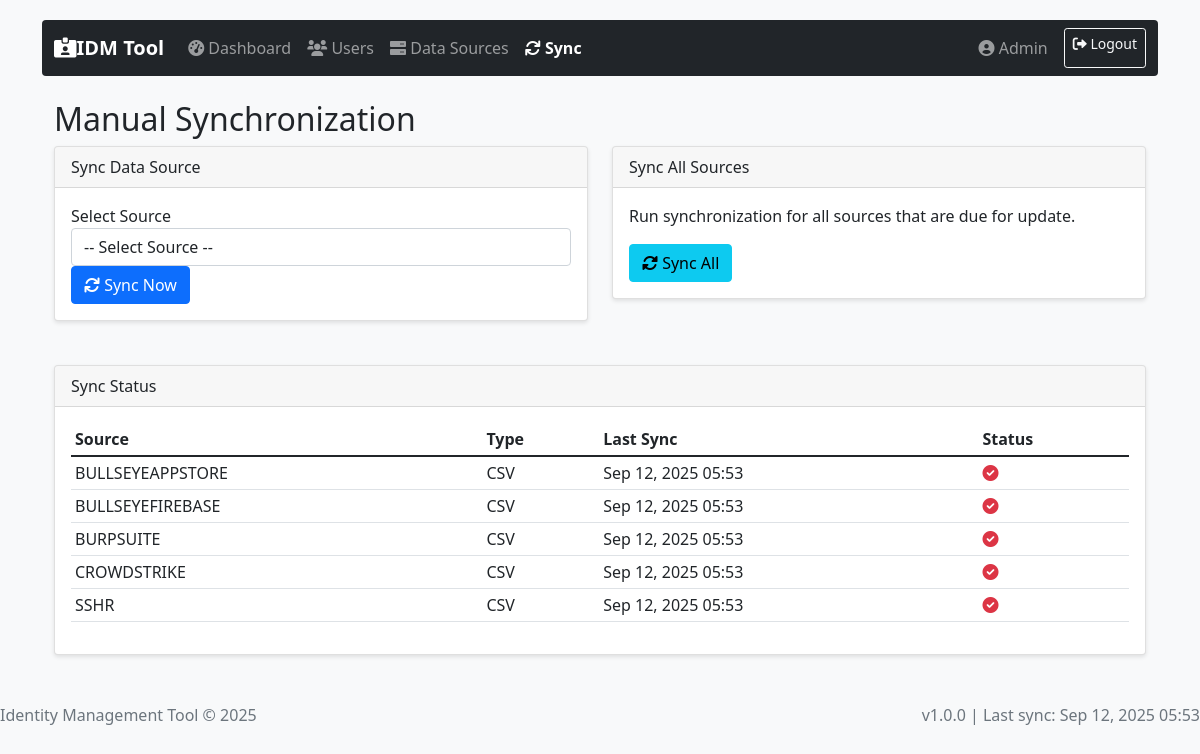
Screenshot of /sync.php with the database file from the repository.
### tables this page shows
CREATE TABLE `account_sources` (
  `id` int(11) NOT NULL AUTO_INCREMENT,
  `name` varchar(100) NOT NULL,
  `type` enum('LDAP','CSV','Database','Unix','XML','API') NOT NULL,
  `description` text DEFAULT NULL,
  `config` longtext DEFAULT NULL CHECK (json_valid(`config`)),
  `last_sync` timestamp NULL DEFAULT NULL,
  `created_at` timestamp NOT NULL DEFAULT current_timestamp(),
  `category` enum('Application','OS','Database') NOT NULL DEFAULT 'Application',
  `is_baseline` tinyint(1) DEFAULT 0,
  PRIMARY KEY (`id`)
);

### sync.php (the view, shortened to what this page needs)
<?php
require_once 'config/database.php';
$db = new PDO("mysql:host=$dbHost;dbname=$dbName", $dbUser, $dbPass);
$sources = $db->query("SELECT * FROM account_sources ORDER BY name")->fetchAll(PDO::FETCH_ASSOC);
include 'templates/header.php';
?>
<div class="container mt-4">
    <h2>Manual Synchronization</h2>
    <div class="row">
        <div class="col-md-6">
            <div class="card">
                <div class="card-header">
                    Sync Data Source
                </div>
                <div class="card-body">
                    <form method="POST">
                        <div class="form-group">
                            <label>Select Source</label>
                            <select name="source_id" class="form-control" required>
                                <option value="">-- Select Source --</option>
                            </select>
                        </div>
                        <button type="submit" name="sync_source" class="btn btn-primary">
                            <i class="fas fa-sync mr-2"></i> Sync Now
                        </button>
                    </form>
                </div>
            </div>
        </div>
        <div class="col-md-6">
            <div class="card">
                <div class="card-header">
                    Sync All Sources
                </div>
                <div class="card-body">
                    <p>Run synchronization for all sources that are due for update.</p>
                    <form method="POST" action="sync_all.php">
                        <button type="submit" name="sync_all" class="btn btn-info">
                            <i class="fas fa-sync-alt mr-2"></i> Sync All
                        </button>
                    </form>
                </div>
            </div>
        </div>
    </div>
    <div class="card mt-4">
        <div class="card-header">
            Sync Status
        </div>
        <div class="card-body">
            <table class="table table-sm">
                <thead>
                    <tr>
                        <th>Source</th>
                        <th>Type</th>
                        <th>Last Sync</th>
                        <th>Status</th>
                    </tr>
                </thead>
                <tbody>
                    <?php foreach ($sources as $source):
                        $syncStatus = 'Never run';
                        $statusClass = 'text-muted';
                        if ($source['last_sync']) {
                            $syncStatus = date('M j, Y H:i', strtotime($source['last_sync']));
                            $statusClass = 'text-success';
                            if (time() - strtotime($source['last_sync']) > 86400) {
                                $statusClass = 'text-warning';
                            }
                            if (time() - strtotime($source['last_sync']) > 604800) {
                                $statusClass = 'text-danger';
                            }
                        }
                    ?>
                    <tr>
                        <td><?= htmlspecialchars($source['name']) ?></td>
                        <td><?= htmlspecialchars($source['type']) ?></td>
                        <td><?= $syncStatus ?></td>
                        <td class="<?= $statusClass ?>">
                            <?php if ($source['last_sync']): ?>
                                <i class="fas fa-check-circle"></i>
                            <?php else: ?>
                                <i class="fas fa-exclamation-circle"></i>
                            <?php endif; ?>
                        </td>
                    </tr>
                    <?php endforeach; ?>
                </tbody>
            </table>
        </div>
    </div>
</div>
<?php include 'templates/footer.php'; ?>

### templates/header.php (style rules this page uses)
body { padding-top: 20px; background-color: #f8f9fa; }
.card { margin-bottom: 20px; box-shadow: 0 2px 4px rgba(0,0,0,.1); }

### rows the page displays
account_sources: name "BULLSEYEAPPSTORE", type "CSV", last_sync "Sep 12, 2025 05:53"
account_sources: name "BULLSEYEFIREBASE", type "CSV", last_sync "Sep 12, 2025 05:53"
account_sources: name "BURPSUITE", type "CSV", last_sync "Sep 12, 2025 05:53"
account_sources: name "CROWDSTRIKE", type "CSV", last_sync "Sep 12, 2025 05:53"
account_sources: name "SSHR", type "CSV", last_sync "Sep 12, 2025 05:53"

### other values shown
date('M j, Y H:i', strtotime($lastSync['last_sync'])) "Sep 12, 2025 05:53"
